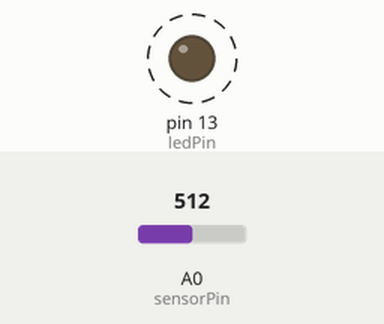
Recording of a sketch running on a simulated Arduino Uno, built with avr-gcc and run on an emulated ATmega328P. Shown: output pins drawn as LEDs (lit = HIGH). Dashed ring = blinking. Inputs (shaded band) come from the test bench; at power-on: A0 (sensorPin) = 512.

Above: at 1.8 s.
1.9 s: A0 (sensorPin) set to 0
At 3.3 s:
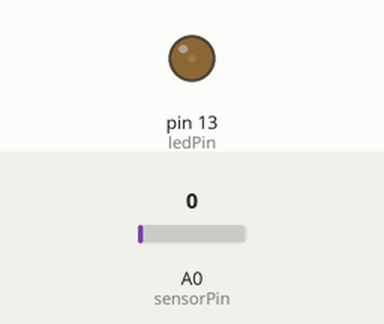
3.6 s: A0 (sensorPin) set to 122
At 3.9 s:
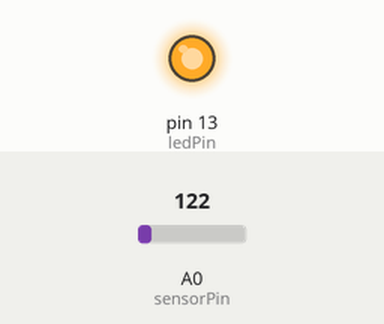
Timing chart, 0 to 13.1 s (numbered marks = the images above; inputs shaded):
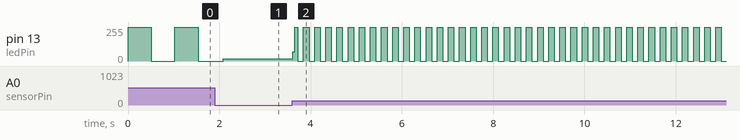

Measured:
- after the input at 3.6 s, pin 13 (ledPin): 16/255 → 68/255 at once, then moves between 0/255 and 255/255, repeating every 0.24 s
- by itself, pin 13 (ledPin): alternates 255/255 for 0.51 s and 0/255 for 0.51 s

The sketch:

Circuit_02_pot.ino
```cpp
/*

Example sketch 02

POTENTIOMETER

  Measure the position of a potentiometer and use it to
  control the blink rate of an LED. Turn the knob to make
  it blink faster or slower!

What's a potentiometer?

  A potentiometer, or "pot" for short, is a control knob.
  It's the same type of control you'd use to change volume,
  dim a lamp, etc. A potentiometer changes resistance as it
  is turned. By using it as a "voltage divider", the Arduino
  can sense the position of the knob, and use that value to
  control whatever you wish (like the blink rate of an LED,
  as we're doing here).

Hardware connections:

  Potentiometer:

    Potentiometers have three pins. When we're using it as a
    voltage divider, we connect the outside pins to power and
    ground. The middle pin will be the signal (a voltage which
    varies from 0 Volts to 5 Volts depending on the position of
    the knob).

    Connect the middle pin to ANALOG IN pin 0 on the Arduino.
    Connect one of the outside pins to 5V.
    Connect the other outside pin to GND.

    (TIP: if once your program is running, the knob feels
    "backwards", you can swap the 5V and GND pins to reverse
    the direction.)

  LED:

    Most Arduinos already have an LED and resistor connected to
    pin LED_BUILTIN, so you may not need any additional circuitry.

    But if you'd like to connect a second LED to pin LED_BUILTIN, or use
    a different pin, follow these steps:

      Connect the positive side of your LED (longer leg) to
      Arduino digital pin LED_BUILTIN (or another digital pin, but don't
      forget to change the code to match).

      Connect the negative side of your LED (shorter leg) to a
      330 Ohm resistor (orange-orange-brown).

      Connect the other side of the resistor to ground.

This sketch was written by SparkFun Electronics,
with lots of help from the Arduino community.
This code is completely free for any use.
Visit http://www.arduino.cc to learn about the Arduino.

Version 2.0 6/2012 MDG
*/


// Welcome back! In this sketch we'll start using "variables".

// A variable is a named number. We'll often use these to store
// numbers that change, such as measurements from the outside
// world, or to make a sketch easier to understand (sometimes a
// descriptive name makes more sense than looking at a number).

// Variables can be different "data types", which is the kind of
// number we're using (can it be negative? Have a decimal point?)
// We'll introduce more data types later, but for the moment we'll
// stick with good old "integers" (called "int" in your sketch).

// Integers are whole numbers (0, 3, 5643), can be negative, and
// for reasons we won't go into right now, can range from -32768
// to 32767. (Don't worry, if you need to work with larger numbers,
// there are other data types for that. See:
// http://arduino.cc/en/Reference/VariableDeclaration
// for a list of all the data types you can use).

// You must "declare" variables before you use them, so that the
// computer knows about them. Here we'll declare two integer
// variables, and at the same time, initialize them to specific
// values. We're doing this so that further down, we can refer to
// the pins by name rather than number.

// Note that variable names are case-sensitive! If you get an
// "(variable) was not declared in this scope" error, double-check
// that you typed the name correctly.

// Here we're creating a variable called "sensorPin" of type "int"
// and initializing it to have the value "0":

int sensorPin = 0;    // The potentiometer is connected to
                      // analog pin 0

int ledPin = LED_BUILTIN;      // The LED is connected to digital pin LED_BUILTIN

// One more thing. If you declare variables outside of a function,
// as we have here, they are called "global variables" and can be
// seen by all the functions. If you declare variables within a
// function, they can only be seen within that function. It's good
// practice to "limit the scope" of a variable whenever possible,
// but as we're getting started, global variables are just fine.


void setup() // this function runs once when the sketch starts up
{
  // We'll be using pin 13 to light a LED, so we must configure it
  // as an output.

  // Because we already created a variable called ledPin, and
  // set it equal to 13, we can use "ledPin" in place of "13".
  // This makes the sketch easier to follow.

  pinMode(ledPin, OUTPUT);

  // The above line is the same as "pinMode(13, OUTPUT);"

  // You might be wondering why we're not also configuring
  // sensorPin as an input. The reason is that this is an
  // "analog in" pin. These pins have the special ability to
  // read varying voltages from sensors like the potentiometer.
  // Since they're always used as inputs, there is no need to
  // specifically configure them.
}


void loop() // this function runs repeatedly after setup() finishes
{
  // First we'll declare another integer variable
  // to store the value of the potentiometer:

  int sensorValue;

  // The potentiometer is set up as a voltage divider, so that
  // when you turn it, the voltage on the center pin will vary
  // from 0V to 5V. We've connected the center pin on the
  // potentiometer to the Arduino's analog input 0.

  // The Arduino can read external voltages on the analog input
  // pins using a built-in function called analogRead(). This
  // function takes one input value, the analog pin we're using
  // (sensorPin, which we earlier set to 0). It returns an integer
  // number that ranges from 0 (0 Volts) to 1023 (5 Volts).
  // We're sticking this value into the sensorValue variable:

  sensorValue = analogRead(sensorPin);

  // Now we'll blink the LED like in the first example, but we'll
  // use the sensorValue variable to change the blink speed
  // (the smaller the number, the faster it will blink).

  // Note that we're using the ledPin variable here as well:

  digitalWrite(ledPin, HIGH);     // Turn the LED on

  delay(sensorValue);             // Pause for sensorValue
                                  // milliseconds

  digitalWrite(ledPin, LOW);      // Turn the LED off

  delay(sensorValue);             // Pause for sensorValue
                                  // milliseconds

  // Remember that loop() repeats forever, so we'll do all this
  // again and again.
}
```
